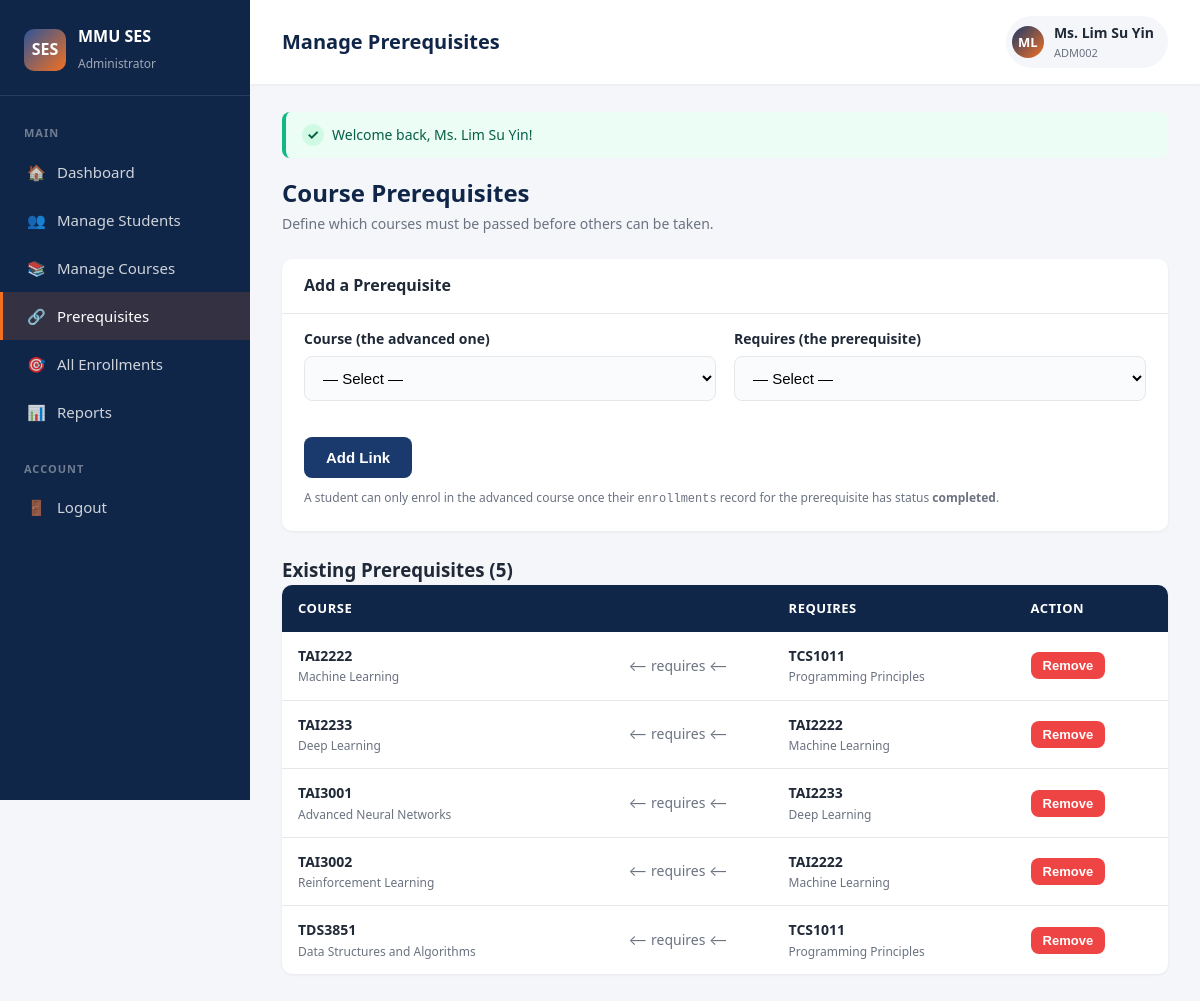
The app's page /admin/prerequisites.php (signed in) with its own data.
### tables this page shows
CREATE TABLE course_prerequisites (
    id              INT AUTO_INCREMENT PRIMARY KEY,
    course_id       INT NOT NULL,
    prereq_id       INT NOT NULL,
    FOREIGN KEY (course_id) REFERENCES courses(id) ON DELETE CASCADE,
    FOREIGN KEY (prereq_id) REFERENCES courses(id) ON DELETE CASCADE,
    UNIQUE KEY uq_course_prereq (course_id, prereq_id),
    CHECK (course_id <> prereq_id)
);

CREATE TABLE courses (
    id              INT AUTO_INCREMENT PRIMARY KEY,
    course_code     VARCHAR(20)  NOT NULL UNIQUE,
    course_name     VARCHAR(150) NOT NULL,
    lecturer_name   VARCHAR(100) NOT NULL,
    credit_hours    INT          NOT NULL DEFAULT 3,
    quota           INT          NOT NULL DEFAULT 30,
    enrolled_count  INT          NOT NULL DEFAULT 0,
    programme       VARCHAR(50)  NOT NULL,
    trimester       INT          NOT NULL DEFAULT 1,
    schedule_info   VARCHAR(200) DEFAULT '',
    created_at      TIMESTAMP    DEFAULT CURRENT_TIMESTAMP
);

### includes/bootstrap.php (called while the page is built, shortened)
<?php
spl_autoload_register(function (string $cls): void {
    foreach (['models', 'controllers'] as $dir) {
        $path = APP_ROOT . '/' . $dir . '/' . $cls . '.php';
        if (is_file($path)) {
            return;
        }
    }
});
require_once APP_ROOT . '/includes/auth.php';

### models/Database.php (called while the page is built, shortened)
<?php
class Database {
    private static ?PDO $instance = null;
    public static function pdo(): PDO {
        if (self::$instance === null) {
            $dsn = 'mysql:host=' . DB_HOST
                 . ';dbname=' . DB_NAME
                 . ';charset=utf8mb4';
            try {
                self::$instance = new PDO($dsn, DB_USER, DB_PASS, [
                    PDO::ATTR_ERRMODE            => PDO::ERRMODE_EXCEPTION,
                    PDO::ATTR_DEFAULT_FETCH_MODE => PDO::FETCH_ASSOC,
                    PDO::ATTR_EMULATE_PREPARES   => false,
                ]);
            } catch (PDOException $e) {
                http_response_code(500);
                die(self::renderConnectionError($e->getMessage()));
            }
        }
        return self::$instance;
    }
}

### models/PrerequisiteModel.php (called while the page is built, shortened)
<?php
class PrerequisiteModel {
    public static function findAll(): array {
        $sql = 'SELECT p.id,
                       c.course_code  AS course_code,
                       c.course_name  AS course_name,
                       pc.course_code AS prereq_code,
                       pc.course_name AS prereq_name,
                       p.course_id,
                       p.prereq_id
                  FROM course_prerequisites p
                  JOIN courses c  ON c.id  = p.course_id
                  JOIN courses pc ON pc.id = p.prereq_id
                 ORDER BY c.course_code, pc.course_code';
        return Database::pdo()->query($sql)->fetchAll();
    }
}

### admin/prerequisites.php (the view, shortened to what this page needs)
<?php
require_once __DIR__ . '/../includes/bootstrap.php';
$links   = PrerequisiteModel::findAll();
require_once __DIR__ . '/../includes/header.php';
?>
<div class="page-header">
    <div>
        <h2>Course Prerequisites</h2>
        <p>Define which courses must be passed before others can be taken.</p>
    </div>
</div>
<div class="card">
    <div class="card-header"><h3>Add a Prerequisite</h3></div>
    <div class="card-body">
        <form method="POST" class="form-grid">
            <div class="form-group">
                <label>Course (the advanced one)</label>
                <select name="course_id" required>
                    <option value="">— Select —</option>
                </select>
            </div>
            <div class="form-group">
                <label>Requires (the prerequisite)</label>
                <select name="prereq_id" required>
                    <option value="">— Select —</option>
                </select>
            </div>
            <div style="grid-column: 1 / -1;">
                <button class="btn" type="submit">Add Link</button>
            </div>
        </form>
        <p style="margin-top:10px;font-size:12px;color:var(--text-muted);">
            A student can only enrol in the advanced course once their <code>enrollments</code>
            record for the prerequisite has status <strong>completed</strong>.
        </p>
    </div>
</div>
<h3 style="margin-top:24px;">Existing Prerequisites (<?= count($links) ?>)</h3>
<?php if (empty($links)): ?>
    <div class="empty-state"><div class="icon">🔗</div><p>No prerequisite links yet.</p></div>
<?php else: ?>
<div class="table-wrapper">
    <table>
        <thead>
            <tr><th>Course</th><th></th><th>Requires</th><th>Action</th></tr>
        </thead>
        <tbody>
            <?php foreach ($links as $l): ?>
                <tr>
                    <td>
                        <strong><?= e($l['course_code']) ?></strong>
                        <div style="font-size:12px;color:var(--text-muted);"><?= e($l['course_name']) ?></div>
                    </td>
                    <td style="text-align:center;color:var(--text-muted);">⟵ requires ⟵</td>
                    <td>
                        <strong><?= e($l['prereq_code']) ?></strong>
                        <div style="font-size:12px;color:var(--text-muted);"><?= e($l['prereq_name']) ?></div>
                    </td>
                    <td>
                        <form method="POST" style="display:inline;"
                              onsubmit="return confirm('Remove the requirement that <?= e($l['course_code']) ?> needs <?= e($l['prereq_code']) ?>?');">
                            <button class="btn btn-sm btn-danger" type="submit">Remove</button>
                        </form>
                    </td>
                </tr>
            <?php endforeach; ?>
        </tbody>
    </table>
</div>
<?php endif; ?>
<?php require_once __DIR__ . '/../includes/footer.php'; ?>

### assets/css/style.css (style rules this page uses)
* { margin: 0; padding: 0; box-sizing: border-box; }
:root { --primary: #1a3a6e; --primary-dark: #102648; --primary-light: #2d5598; --accent: #f37021; --accent-dark: #d85b10; --bg: #f4f6fa; --surface: #ffffff; --text: #1f2937; --text-muted: #6b7280; --border: #e5e7eb; --success: #10b981; --warning: #f59e0b; --danger: #ef4444; --radius: 10px; --shadow-sm: 0 1px 3px rgba(0,0,0,0.06); --shadow: 0 4px 12px rgba(0,0,0,0.08); --shadow-lg: 0 10px 30px rgba(0,0,0,0.12); }
body { font-family: 'Segoe UI', system-ui, -apple-system, Tahoma, sans-serif; background-color: var(--bg); color: var(--text); line-height: 1.6; min-height: 100vh; }
.form-group { margin-bottom: 18px; }
.form-group label { display: block; font-weight: 600; margin-bottom: 6px; color: var(--text); font-size: 14px; }
.form-group input, .form-group select, .form-group textarea { width: 100%; padding: 12px 14px; border: 1.5px solid var(--border); border-radius: 8px; font-size: 15px; background: #fafbfc; transition: all 0.2s; }
.btn { display: inline-flex; align-items: center; justify-content: center; gap: 8px; padding: 12px 22px; background: var(--primary); color: #fff; border: none; border-radius: 8px; font-size: 15px; font-weight: 600; cursor: pointer; transition: all 0.2s; text-decoration: none; }
.btn-danger { background: var(--danger); }
.btn-sm { padding: 6px 12px; font-size: 13px; }
.page-header { margin-bottom: 24px; display: flex; justify-content: space-between; align-items: center; flex-wrap: wrap; gap: 12px; }
.page-header h2 { font-size: 24px; color: var(--primary-dark); }
.page-header p { color: var(--text-muted); font-size: 14px; }
.card { background: var(--surface); border-radius: var(--radius); box-shadow: var(--shadow-sm); padding: 22px; margin-bottom: 20px; }
.table-wrapper { overflow-x: auto; background: var(--surface); border-radius: var(--radius); box-shadow: var(--shadow-sm); }
table { width: 100%; border-collapse: collapse; }
thead tr { background: var(--primary-dark); color: #fff; }
th, td { padding: 13px 16px; text-align: left; font-size: 14px; }
th { font-weight: 600; font-size: 13px; text-transform: uppercase; letter-spacing: 0.5px; }
tbody tr { border-bottom: 1px solid var(--border); transition: background 0.15s; }
tbody tr:last-child { border-bottom: none; }
.card-header { padding: 14px 22px; border-bottom: 1px solid #e5e7eb; margin: -22px -22px 14px -22px; }
.card-header h3 { margin: 0; font-size: 16px; color: var(--text); }
.card-body { padding: 0; }
.form-grid { display: grid; grid-template-columns: 1fr 1fr; gap: 18px; }

### records on screen
course_prerequisites: course.course_code "TAI2222", course.course_name "Machine Learning", prereq.course_code "TCS1011", prereq.course_name "Programming Principles"
course_prerequisites: course.course_code "TAI2233", course.course_name "Deep Learning", prereq.course_code "TAI2222", prereq.course_name "Machine Learning"
course_prerequisites: course.course_code "TAI3001", course.course_name "Advanced Neural Networks", prereq.course_code "TAI2233", prereq.course_name "Deep Learning"
course_prerequisites: course.course_code "TAI3002", course.course_name "Reinforcement Learning", prereq.course_code "TAI2222", prereq.course_name "Machine Learning"
course_prerequisites: course.course_code "TDS3851", course.course_name "Data Structures and Algorithms", prereq.course_code "TCS1011", prereq.course_name "Programming Principles"

### other values on screen
$m['icon'] "🏠"
$m['label'] "Dashboard"
$m['icon'] "👥"
$m['label'] "Manage Students"
$m['icon'] "📚"
$m['label'] "Manage Courses"
$m['icon'] "🔗"
$m['label'] "Prerequisites"
$m['icon'] "🎯"
$m['label'] "All Enrollments"
$m['icon'] "📊"
$m['label'] "Reports"
$m['icon'] "🚪"
$m['label'] "Logout"
$page_title "Manage Prerequisites"
